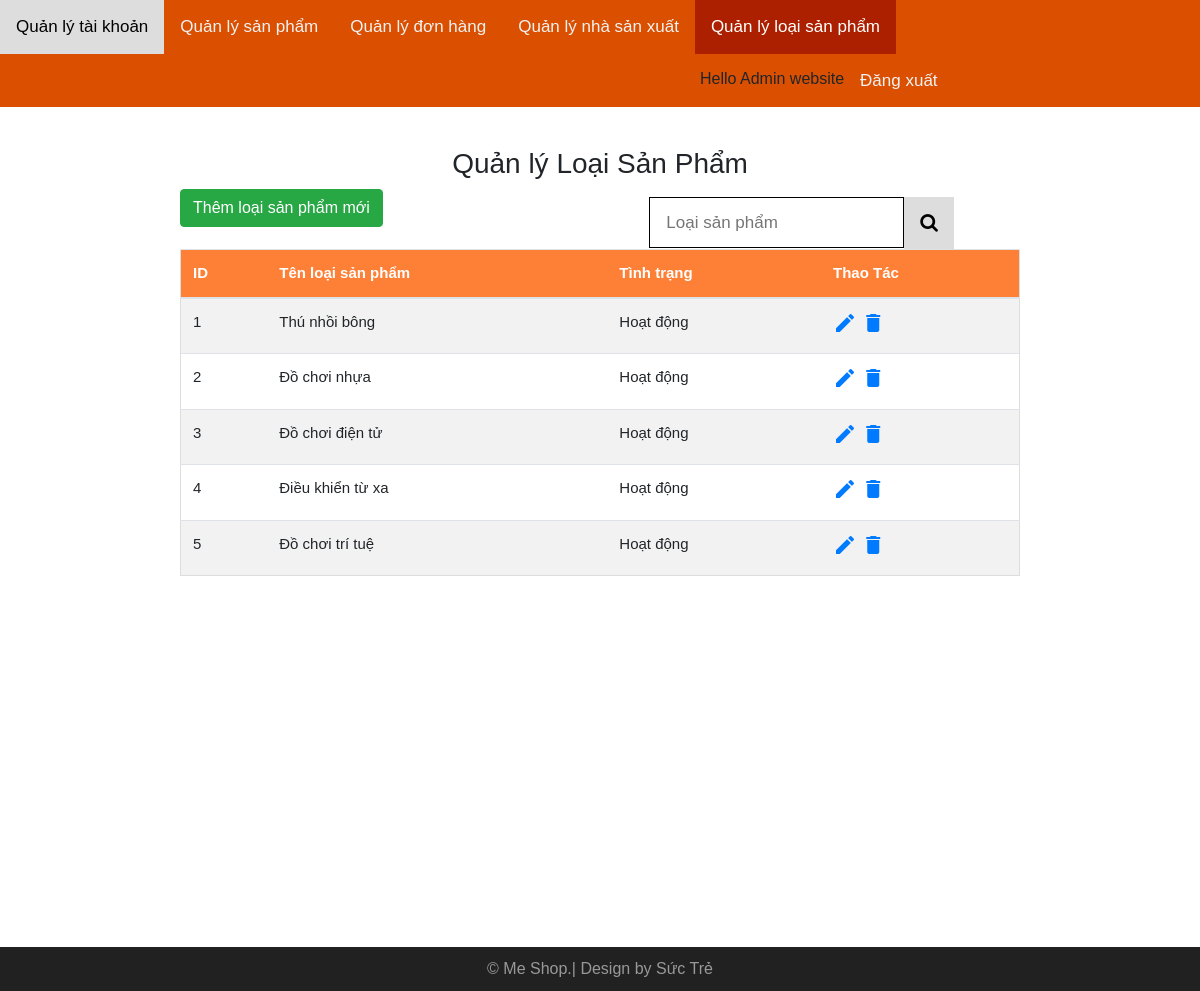
/admin/index.php?c=5 (signed in), run on the app's committed database.
### tables this page shows
CREATE TABLE IF NOT EXISTS `LoaiSanPham` (
  `MaLoaiSanPham` int(11) NOT NULL AUTO_INCREMENT,
  `TenLoaiSanPham` varchar(64) DEFAULT NULL,
  `BiXoa` tinyint(1) DEFAULT '0',
  PRIMARY KEY (`MaLoaiSanPham`)
);

### lib/DataProvider.php (called while the page is built, shortened)
<?php
    class DataProvider
    {
        public static function ExecuteQuery($sql)
        {
            $connection = mysqli_connect('localhost', 'shop', 'Shop#2022', 'MeShop') or die("couldn't connect to localhost");
            mysqli_query($connection, "set names 'utf8'");
            $result = mysqli_query($connection, $sql);
            return $result;
        }
    }
?>

### admin/pages/qlLoaiSanPham/pDanhSach.php (the view, shortened to what this page needs)
<a href="index.php?c=5&a=2" role="button" class="btn btn-success">
    Thêm loại sản phẩm mới
</a>
<div class="search-container">
    <form action="index.php" method="GET">
        <input type="text" placeholder="Loại sản phẩm" name="txtSearch">
        <button type="submit"><i class="fa fa-search"></i></button>
    </form>
</div>
<table class="table table-striped table-hover" id="myTable">
    <thead>
        <tr class="bg-danger" style="color: white;">
            <th scope="col">ID</th>
            <th scope="col">Tên loại sản phẩm</th>
            <th scope="col">Tình trạng</th>
            <th scope="col">Thao Tác</th>
        </tr>
    </thead>
    <tbody>
        <?php
        if(isset($_GET["txtSearch"]))
        {
            $ten = $_GET["txtSearch"];
            $sql = "SELECT * FROM LoaiSanPham WHERE TenLoaiSanPham LIKE '%$ten%' ";
        }
        else{
            $sql = "SELECT * FROM LoaiSanPham";
        }
        $result = DataProvider::ExecuteQuery($sql);
        while ($row = mysqli_fetch_array($result)) {
        ?>
            <tr>
                <td><?php echo $row["MaLoaiSanPham"]; ?></td>
                <td><?php echo $row["TenLoaiSanPham"]; ?></td>
                <td>
                    <?php
                    if ($row["BiXoa"] == 1)
                        echo "Khóa";
                    else
                        echo "Hoạt động";
                    ?>
                </td>
                <td class="action">
                    <a href="index.php?c=5&a=3&id=<?php echo $row["MaLoaiSanPham"]; ?>"><i class="material-icons update">&#xE254;</i></a>
                    <a href="pages/qlLoaiSanPham/xlXoa.php?id=<?php echo $row["MaLoaiSanPham"]; ?>"><i class="material-icons remove">&#xE872;</i></a>
                </td>
            </tr>
        <?php
        }
        ?>
    </tbody>
</table>

### admin/css/styles.css (style rules this page uses)
* { box-sizing: border-box; }
body, html { height: 100%; margin: 0; font-family: Arial; }
table { border-collapse: collapse; border-spacing: 0; width: 100%; border: 1px solid #ddd; margin-top: 20px; margin-bottom: 20px; }
th { background-color: #fe8036; color: white; }
th, td { font-size: 15px; }
tr:nth-child(even) { background-color: white; }
.action a { display: inline-block; cursor: pointer; }
.search-container { float: right; margin-right: 50px; }
.search-container input[type="text"] { padding: 12px 16px; margin-top: 8px; font-size: 17px; border: 1px solid black; }
.search-container button { float: right; padding: 12px 16px; margin-top: 8px; margin-right: 16px; background: #ddd; font-size: 19px; border: none; cursor: pointer; }

### data on the page
loaisanpham: MaLoaiSanPham "1", TenLoaiSanPham "Thú nhồi bông", BiXoa "Hoạt động"
loaisanpham: MaLoaiSanPham "2", TenLoaiSanPham "Đồ chơi nhựa", BiXoa "Hoạt động"
loaisanpham: MaLoaiSanPham "3", TenLoaiSanPham "Đồ chơi điện tử", BiXoa "Hoạt động"
loaisanpham: MaLoaiSanPham "4", TenLoaiSanPham "Điều khiển từ xa", BiXoa "Hoạt động"
loaisanpham: MaLoaiSanPham "5", TenLoaiSanPham "Đồ chơi trí tuệ", BiXoa "Hoạt động"

### other printed values
$_SESSION["TenHienThi"] "Admin website"
